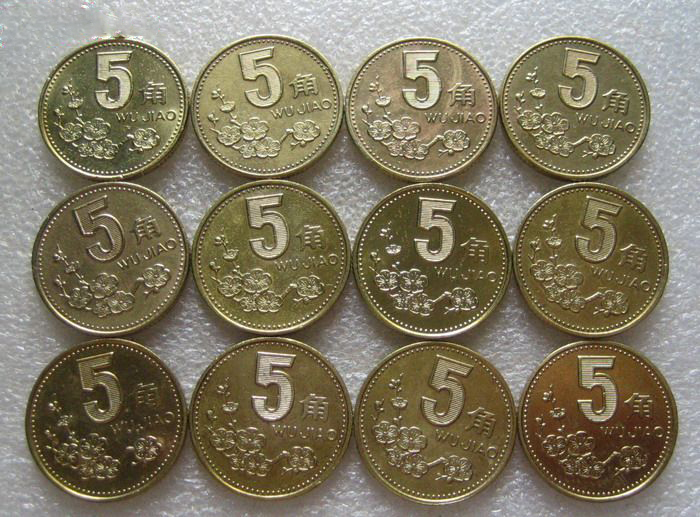
//> input picture ROBOCON 视觉组2021年学习任务/opencv/task2/src.jpg, 700 x 517 px
$ ./task2   (built with g++ and OpenCV 4)
//> lines starting //> are read from the running program, lines starting //| are printed output that depends on the picture; after the words box and inside, x2 and y2 are one past the last pixel; in counts of white or black regions, pixels touching at a corner belong together
//#include "stdafx.h"
#include <opencv2/opencv.hpp>
#include <iostream>
#include <opencv2/highgui/highgui.hpp>
#include"opencv2/imgproc/imgproc.hpp"

using namespace std;

using namespace cv;


int main() {
	Mat srcImage = imread("src.jpg");
//> srcImage is the input picture: 517 rows x 700 cols, CV_8UC3; mean B, G, R 99.3, 121, 128.8

	Mat midImage, dstImage;

	cvtColor(srcImage, midImage, COLOR_BGR2GRAY);//灰度
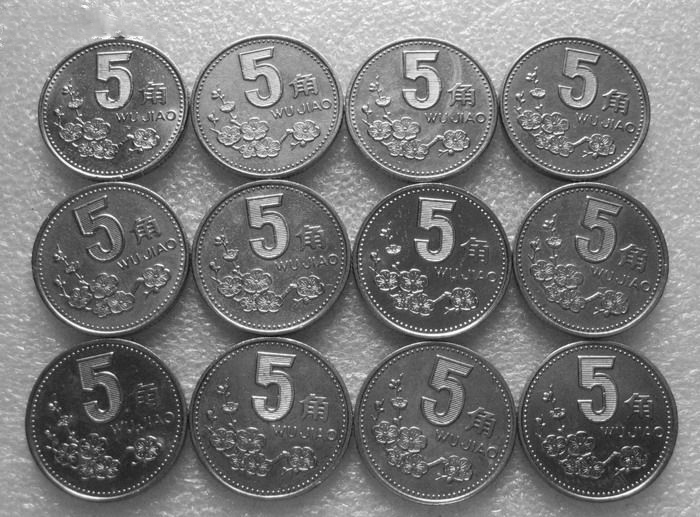
//> midImage: 517 rows x 700 cols, CV_8UC1; min 11, max 255, mean 120.8
	imshow("灰度", midImage);

	GaussianBlur(midImage, midImage, Size(7, 7), 2, 2);//高斯滤波
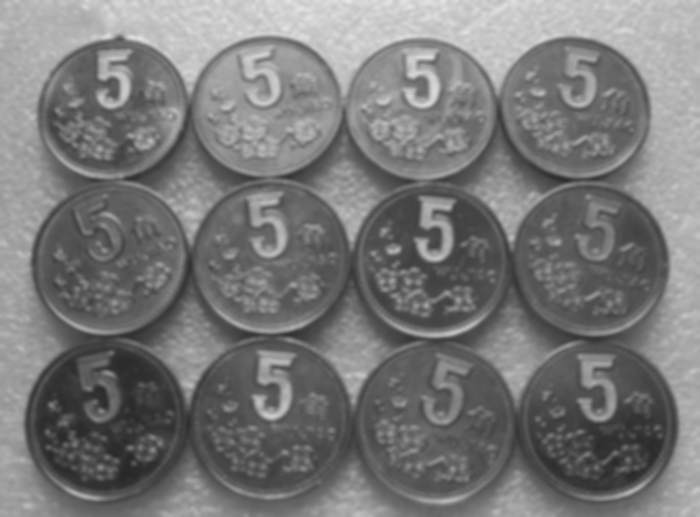
//> midImage: 517 rows x 700 cols, CV_8UC1; min 40, max 231, mean 120.8
	imshow("高斯", midImage);

	Canny(midImage, midImage, 90, 35, 3);
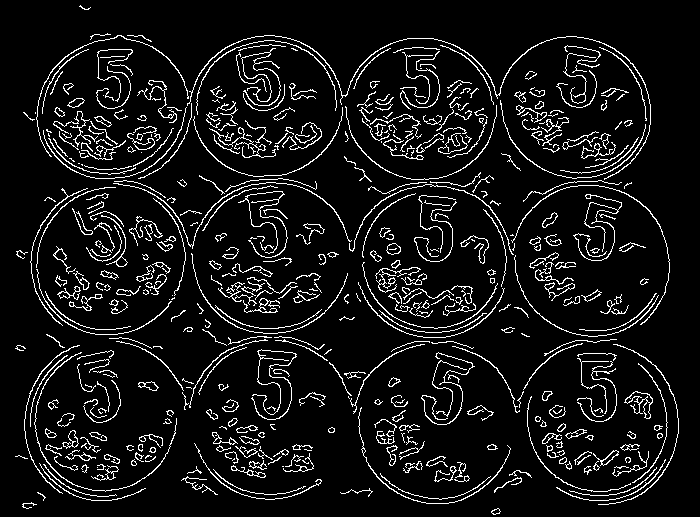
//> midImage: 517 rows x 700 cols, CV_8UC1; 8.2% white in thin lines or dots
	imshow("Canny", midImage);

	vector<Vec3f> cicles;
	HoughCircles(midImage, cicles,HOUGH_GRADIENT, 2, 98, 200, 65, 68, 77);//霍夫圆变换
//> cicles = 12 circles (x, y, radius): [109, 259, 75.8], [589, 259, 75.8], [435, 257, 71.4], [273, 255, 75.8], [603, 419, 75.8], [267, 109, 69.2], [421, 109, 71.4], [113, 111, 75.8], [107, 415, 75.8], [575, 109, 73.6], [435, 429, 75.8], [267, 423, 75.8]
	cout << "count:" << cicles.size();
//| count:12

	for (size_t i = 0; i < cicles.size(); i++)
	{
		Point center(cvRound(cicles[i][0]), cvRound(cicles[i][1]));
		int radius = cvRound(cicles[i][2]);

		circle(srcImage, center, 3, Scalar(0, 255, 0), -1, 8, 0);
		circle(srcImage, center, radius, Scalar(155, 50, 255), 3, 8, 0);
		printf("x = %d,y = %d\n",cvRound(cicles[i][0]),cvRound(cicles[i][1]));

	}
//> this loop made 12 passes
//> (center, radius) on passes 1 to 12: (Point(109, 259), 76), (Point(589, 259), 76), (Point(435, 257), 71), (Point(273, 255), 76), (Point(603, 419), 76), (Point(267, 109), 69), (Point(421, 109), 71), (Point(113, 111), 76), (Point(107, 415), 76), (Point(575, 109), 74), (Point(435, 429), 76), (Point(267, 423), 76)
//| x = 109,y = 259
//| x = 589,y = 259
//| x = 435,y = 257
//| x = 273,y = 255
//| x = 603,y = 419
//| x = 267,y = 109
//| x = 421,y = 109
//| x = 113,y = 111
//> (output is shown up to pass 8 of 12)
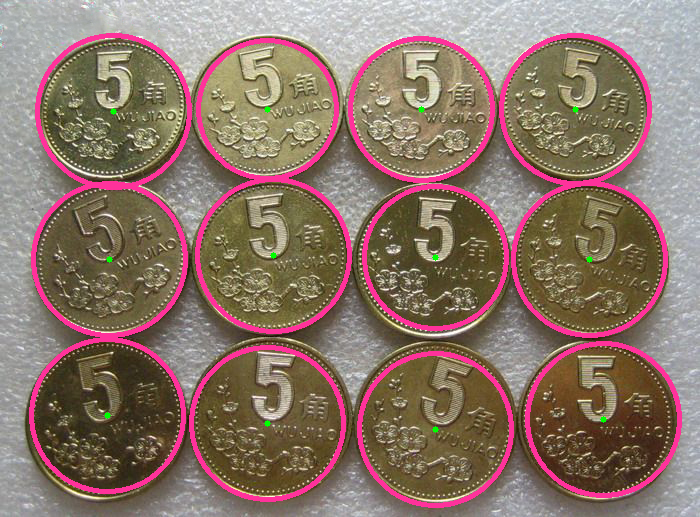
//> srcImage: 517 rows x 700 cols, CV_8UC3; 7.74% of pixels changed, all inside (x1, y1, x2, y2) = (29, 33, 682, 508)

	imshow("效果", srcImage);

	waitKey(0);
	return 0;
}
